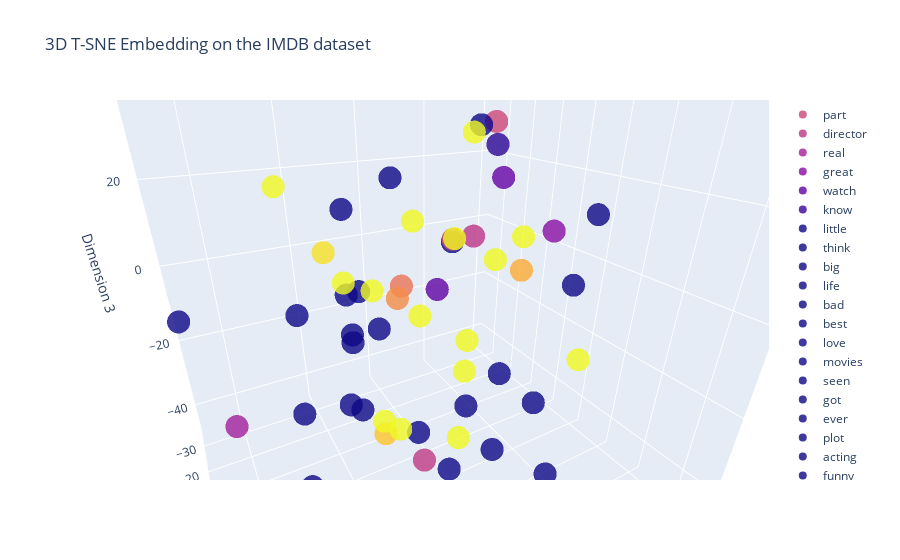

Notebook source saved alongside this figure:
### Code cell
import plotly.graph_objects as go

# Apply t-SNE to reduce dimensionality to 2D
tsne = sk_TSNE(n_components=3, random_state=42, perplexity=30)
embedded_words = tsne.fit_transform(word_embeddings)

# Calculate pairwise distances between embedded words
distances = pairwise_distances(embedded_words)

# Plot the t-SNE visualization with labels for the top words
plt.figure(figsize=(12, 10))

selected_words = [word for word, count in tokenizer.word_counts.items() if maximum > count > minimum]

# Define a colormap for the selected words based on distances
colors = plt.cm.rainbow(np.linspace(0, 1, len(selected_words)))

print(selected_words)

# Create a 3D scatter plot with plotly
fig = go.Figure()

for i, word in enumerate(selected_words):
    index = tokenizer.word_index.get(word)
    color = colors[i]
    fig.add_trace(go.Scatter3d(
        x=[embedded_words[index, 0]],
        y=[embedded_words[index, 1]],
        z=[embedded_words[index, 2]],
        text=[word],
        mode='markers',
        marker=dict(
            size=8,
            color=color, 
            opacity=0.8
        ),
        name=word
    ))

fig.update_layout(
    scene=dict(
        xaxis_title='Dimension 1',
        yaxis_title='Dimension 2',
        zaxis_title='Dimension 3',
    ),
    title='3D T-SNE Embedding on the IMDB dataset'
)

# Display the plot in the notebook
fig.show()

# Save the plot as an HTML file
fig.write_html("interactive_3d_plot.html")

### Figure 1 — Plotly figure (JSON) as saved in the notebook; plotly's stock layout.template omitted (floating-point values rounded to 4 significant figures)
{"data": [{"marker": {"color": [0.5, 0, 1, 1], "opacity": 0.8, "size": 8}, "mode": "markers", "name": "part", "text": ["part"], "type": "scatter3d", "x": [-28.57], "y": [-16.62], "z": [30.25]}, {"marker": {"color": [0.4686, 0.04926, 0.9997, 1], "opacity": 0.8, "size": 8}, "mode": "markers", "name": "director", "text": ["director"], "type": "scatter3d", "x": [-10.26], "y": [1.761], "z": [9.086]}, {"marker": {"color": [0.4294, 0.1107, 0.9985, 1], "opacity": 0.8, "size": 8}, "mode": "markers", "name": "real", "text": ["real"], "type": "scatter3d", "x": [42.75], "y": [12.59], "z": [-12.07]}, {"marker": {"color": [0.398, 0.1595, 0.9968, 1], "opacity": 0.8, "size": 8}, "mode": "markers", "name": "great", "text": ["great"], "type": "scatter3d", "x": [-24.2], "y": [11.07], "z": [10.63]}, {"marker": {"color": [0.3588, 0.2199, 0.9939, 1], "opacity": 0.8, "size": 8}, "mode": "markers", "name": "watch", "text": ["watch"], "type": "scatter3d", "x": [-2.91], "y": [-0.7975], "z": [-2.862]}, {"marker": {"color": [0.3275, 0.2677, 0.9908, 1], "opacity": 0.8, "size": 8}, "mode": "markers", "name": "know", "text": ["know"], "type": "scatter3d", "x": [-7.653], "y": [-2.901], "z": [46.12]}, {"marker": {"color": [0.2882, 0.3265, 0.9862, 1], "opacity": 0.8, "size": 8}, "mode": "markers", "name": "little", "text": ["little"], "type": "scatter3d", "x": [12.62], "y": [2.202], "z": [-7.177]}, {"marker": {"color": [0.249, 0.3841, 0.9806, 1], "opacity": 0.8, "size": 8}, "mode": "markers", "name": "think", "text": ["think"], "type": "scatter3d", "x": [2.437], "y": [-18.79], "z": [41.61]}, {"marker": {"color": [0.2176, 0.4291, 0.9755, 1], "opacity": 0.8, "size": 8}, "mode": "markers", "name": "big", "text": ["big"], "type": "scatter3d", "x": [10.91], "y": [-13.45], "z": [-5.421]}, {"marker": {"color": [0.1784, 0.4839, 0.9683, 1], "opacity": 0.8, "size": 8}, "mode": "markers", "name": "life", "text": ["life"], "type": "scatter3d", "x": [17.84], "y": [-0.7625], "z": [17.87]}, {"marker": {"color": [0.1471, 0.5264, 0.9618, 1], "opacity": 0.8, "size": 8}, "mode": "markers", "name": "bad", "text": ["bad"], "type": "scatter3d", "x": [17.11], "y": [-1.803], "z": [-9.36]}, {"marker": {"color": [0.1078, 0.5778, 0.9529, 1], "opacity": 0.8, "size": 8}, "mode": "markers", "name": "best", "text": ["best"], "type": "scatter3d", "x": [47.45], "y": [6.39], "z": [5.646]}, {"marker": {"color": [0.07647, 0.6173, 0.9452, 1], "opacity": 0.8, "size": 8}, "mode": "markers", "name": "love", "text": ["love"], "type": "scatter3d", "x": [20.92], "y": [17.95], "z": [-38.48]}, {"marker": {"color": [0.03725, 0.6645, 0.9347, 1], "opacity": 0.8, "size": 8}, "mode": "markers", "name": "movies", "text": ["movies"], "type": "scatter3d", "x": [-21.39], "y": [-12.86], "z": [30.06]}, {"marker": {"color": [0.001961, 0.7093, 0.9233, 1], "opacity": 0.8, "size": 8}, "mode": "markers", "name": "seen", "text": ["seen"], "type": "scatter3d", "x": [-16.07], "y": [6.885], "z": [-25.07]}, {"marker": {"color": [0.03333, 0.7431, 0.9135, 1], "opacity": 0.8, "size": 8}, "mode": "markers", "name": "got", "text": ["got"], "type": "scatter3d", "x": [21.03], "y": [5.771], "z": [-20.85]}, {"marker": {"color": [0.07255, 0.7829, 0.9006, 1], "opacity": 0.8, "size": 8}, "mode": "markers", "name": "ever", "text": ["ever"], "type": "scatter3d", "x": [-15.15], "y": [26.29], "z": [6.085]}, {"marker": {"color": [0.1039, 0.8126, 0.8896, 1], "opacity": 0.8, "size": 8}, "mode": "markers", "name": "plot", "text": ["plot"], "type": "scatter3d", "x": [-5.408], "y": [8.671], "z": [-29.36]}, {"marker": {"color": [0.1431, 0.847, 0.8751, 1], "opacity": 0.8, "size": 8}, "mode": "markers", "name": "acting", "text": ["acting"], "type": "scatter3d", "x": [-4.976], "y": [1.684], "z": [8.647]}, {"marker": {"color": [0.1745, 0.8721, 0.8629, 1], "opacity": 0.8, "size": 8}, "mode": "markers", "name": "funny", "text": ["funny"], "type": "scatter3d", "x": [13.14], "y": [-13.56], "z": [-18.64]}, {"marker": {"color": [0.2137, 0.9006, 0.847, 1], "opacity": 0.8, "size": 8}, "mode": "markers", "name": "show", "text": ["show"], "type": "scatter3d", "x": [17.71], "y": [-2.002], "z": [-0.02997]}, {"marker": {"color": [0.2529, 0.9256, 0.8302, 1], "opacity": 0.8, "size": 8}, "mode": "markers", "name": "actually", "text": ["actually"], "type": "scatter3d", "x": [-40.72], "y": [7.87], "z": [11.21]}, {"marker": {"color": [0.2843, 0.9432, 0.8162, 1], "opacity": 0.8, "size": 8}, "mode": "markers", "name": "scene", "text": ["scene"], "type": "scatter3d", "x": [1.757], "y": [27.85], "z": [-23.18]}, {"marker": {"color": [0.3235, 0.9618, 0.798, 1], "opacity": 0.8, "size": 8}, "mode": "markers", "name": "look", "text": ["look"], "type": "scatter3d", "x": [17.96], "y": [29.21], "z": [-11.01]}, {"marker": {"color": [0.3549, 0.9741, 0.7829, 1], "opacity": 0.8, "size": 8}, "mode": "markers", "name": "old", "text": ["old"], "type": "scatter3d", "x": [28.8], "y": [-2.947], "z": [-26.43]}, {"marker": {"color": [0.3941, 0.9862, 0.7634, 1], "opacity": 0.8, "size": 8}, "mode": "markers", "name": "films", "text": ["films"], "type": "scatter3d", "x": [16.32], "y": [-0.7635], "z": [-28.65]}, {"marker": {"color": [0.4255, 0.9932, 0.7473, 1], "opacity": 0.8, "size": 8}, "mode": "markers", "name": "watching", "text": ["watching"], "type": "scatter3d", "x": [21.18], "y": [-35.17], "z": [-19.11]}, {"marker": {"color": [0.4647, 0.9985, 0.7264, 1], "opacity": 0.8, "size": 8}, "mode": "markers", "name": "first", "text": ["first"], "type": "scatter3d", "x": [-10.24], "y": [30.51], "z": [-33.0]}, {"marker": {"color": [0.5039, 1.0, 0.7049, 1], "opacity": 0.8, "size": 8}, "mode": "markers", "name": "going", "text": ["going"], "type": "scatter3d", "x": [34.71], "y": [26.63], "z": [-16.25]}, {"marker": {"color": [0.5353, 0.9985, 0.6872, 1], "opacity": 0.8, "size": 8}, "mode": "markers", "name": "can't", "text": ["can't"], "type": "scatter3d", "x": [-5.019], "y": [-28.65], "z": [16.8]}, {"marker": {"color": [0.5745, 0.9932, 0.6645, 1], "opacity": 0.8, "size": 8}, "mode": "markers", "name": "man", "text": ["man"], "type": "scatter3d", "x": [12.96], "y": [30.64], "z": [-19.98]}, {"marker": {"color": [0.6059, 0.9862, 0.6459, 1], "opacity": 0.8, "size": 8}, "mode": "markers", "name": "way", "text": ["way"], "type": "scatter3d", "x": [-26.79], "y": [8.526], "z": [-36.74]}, {"marker": {"color": [0.6451, 0.9741, 0.6221, 1], "opacity": 0.8, "size": 8}, "mode": "markers", "name": "better", "text": ["better"], "type": "scatter3d", "x": [-24.95], "y": [-10.84], "z": [25.69]}, {"marker": {"color": [0.6765, 0.9618, 0.6026, 1], "opacity": 0.8, "size": 8}, "mode": "markers", "name": "actors", "text": ["actors"], "type": "scatter3d", "x": [-18.24], "y": [0.5577], "z": [20.56]}, {"marker": {"color": [0.7157, 0.9432, 0.5778, 1], "opacity": 0.8, "size": 8}, "mode": "markers", "name": "scenes", "text": ["scenes"], "type": "scatter3d", "x": [-15.96], "y": [-3.831], "z": [46.46]}, {"marker": {"color": [0.7549, 0.9209, 0.5524, 1], "opacity": 0.8, "size": 8}, "mode": "markers", "name": "long", "text": ["long"], "type": "scatter3d", "x": [8.567], "y": [14.09], "z": [-34.55]}, {"marker": {"color": [0.7863, 0.9006, 0.5317, 1], "opacity": 0.8, "size": 8}, "mode": "markers", "name": "thought", "text": ["thought"], "type": "scatter3d", "x": [-19.79], "y": [-21.18], "z": [0.2427]}, {"marker": {"color": [0.8255, 0.8721, 0.5053, 1], "opacity": 0.8, "size": 8}, "mode": "markers", "name": "nothing", "text": ["nothing"], "type": "scatter3d", "x": [0.2542], "y": [-12.48], "z": [-5.933]}, {"marker": {"color": [0.8569, 0.847, 0.4839, 1], "opacity": 0.8, "size": 8}, "mode": "markers", "name": "cast", "text": ["cast"], "type": "scatter3d", "x": [6.226], "y": [-2.26], "z": [-3.572]}, {"marker": {"color": [0.8961, 0.8126, 0.4567, 1], "opacity": 0.8, "size": 8}, "mode": "markers", "name": "never", "text": ["never"], "type": "scatter3d", "x": [-23.79], "y": [2.604], "z": [-1.17]}, {"marker": {"color": [0.9275, 0.7829, 0.4347, 1], "opacity": 0.8, "size": 8}, "mode": "markers", "name": "give", "text": ["give"], "type": "scatter3d", "x": [19.89], "y": [20.59], "z": [-17.23]}, {"marker": {"color": [0.9667, 0.7431, 0.4067, 1], "opacity": 0.8, "size": 8}, "mode": "markers", "name": "something", "text": ["something"], "type": "scatter3d", "x": [17.91], "y": [-15.01], "z": [4.944]}, {"marker": {"color": [1, 0.7005, 0.3784, 1], "opacity": 0.8, "size": 8}, "mode": "markers", "name": "world", "text": ["world"], "type": "scatter3d", "x": [15.7], "y": [-9.49], "z": [-0.6759]}, {"marker": {"color": [1, 0.6645, 0.3555, 1], "opacity": 0.8, "size": 8}, "mode": "markers", "name": "many", "text": ["many"], "type": "scatter3d", "x": [2.265], "y": [0.6541], "z": [-7.509]}, {"marker": {"color": [1, 0.6173, 0.3265, 1], "opacity": 0.8, "size": 8}, "mode": "markers", "name": "quite", "text": ["quite"], "type": "scatter3d", "x": [3.031], "y": [44.94], "z": [6.788]}, {"marker": {"color": [1, 0.5778, 0.3032, 1], "opacity": 0.8, "size": 8}, "mode": "markers", "name": "interesting", "text": ["interesting"], "type": "scatter3d", "x": [0.4561], "y": [-5.837], "z": [11.96]}, {"marker": {"color": [1, 0.5264, 0.2737, 1], "opacity": 0.8, "size": 8}, "mode": "markers", "name": "character", "text": ["character"], "type": "scatter3d", "x": [11.2], "y": [-4.188], "z": [-1.422]}, {"marker": {"color": [1, 0.4839, 0.2499, 1], "opacity": 0.8, "size": 8}, "mode": "markers", "name": "work", "text": ["work"], "type": "scatter3d", "x": [-30.2], "y": [-4.949], "z": [3.902]}, {"marker": {"color": [1, 0.4291, 0.2199, 1], "opacity": 0.8, "size": 8}, "mode": "markers", "name": "comedy", "text": ["comedy"], "type": "scatter3d", "x": [25.14], "y": [-22.87], "z": [18.7]}, {"marker": {"color": [1, 0.3727, 0.1898, 1], "opacity": 0.8, "size": 8}, "mode": "markers", "name": "new", "text": ["new"], "type": "scatter3d", "x": [6.108], "y": [-12.84], "z": [-45.22]}, {"marker": {"color": [1, 0.3265, 0.1656, 1], "opacity": 0.8, "size": 8}, "mode": "markers", "name": "want", "text": ["want"], "type": "scatter3d", "x": [-10.65], "y": [-0.02933], "z": [-26.71]}, {"marker": {"color": [1, 0.2677, 0.1351, 1], "opacity": 0.8, "size": 8}, "mode": "markers", "name": "pretty", "text": ["pretty"], "type": "scatter3d", "x": [0.5224], "y": [14.75], "z": [-31.35]}, {"marker": {"color": [1, 0.2199, 0.1107, 1], "opacity": 0.8, "size": 8}, "mode": "markers", "name": "role", "text": ["role"], "type": "scatter3d", "x": [-13.73], "y": [5.358], "z": [4.251]}, {"marker": {"color": [1, 0.1595, 0.07999, 1], "opacity": 0.8, "size": 8}, "mode": "markers", "name": "take", "text": ["take"], "type": "scatter3d", "x": [-22.87], "y": [-17.76], "z": [27.94]}, {"marker": {"color": [1, 0.1107, 0.05541, 1], "opacity": 0.8, "size": 8}, "mode": "markers", "name": "around", "text": ["around"], "type": "scatter3d", "x": [-1.285], "y": [8.221], "z": [11.82]}, {"marker": {"color": [1, 0.04926, 0.02464, 1], "opacity": 0.8, "size": 8}, "mode": "markers", "name": "series", "text": ["series"], "type": "scatter3d", "x": [15.53], "y": [17.42], "z": [-20.55]}, {"marker": {"color": [1, 1.225e-16, 6.123e-17, 1], "opacity": 0.8, "size": 8}, "mode": "markers", "name": "action", "text": ["action"], "type": "scatter3d", "x": [3.327], "y": [20.42], "z": [-3.08]}], "layout": {"autosize": true, "scene": {"aspectmode": "auto", "aspectratio": {"x": 1.019, "y": 0.926, "z": 1.06}, "camera": {"center": {"x": 0, "y": 0, "z": 0}, "eye": {"x": 0.4462, "y": 0.8063, "z": 0.4224}, "projection": {"type": "perspective"}, "up": {"x": 0, "y": 0, "z": 1}}, "xaxis": {"title": {"text": "Dimension 1"}, "type": "linear"}, "yaxis": {"title": {"text": "Dimension 2"}, "type": "linear"}, "zaxis": {"title": {"text": "Dimension 3"}, "type": "linear"}}, "title": {"text": "3D T-SNE Embedding on the IMDB dataset"}}}
